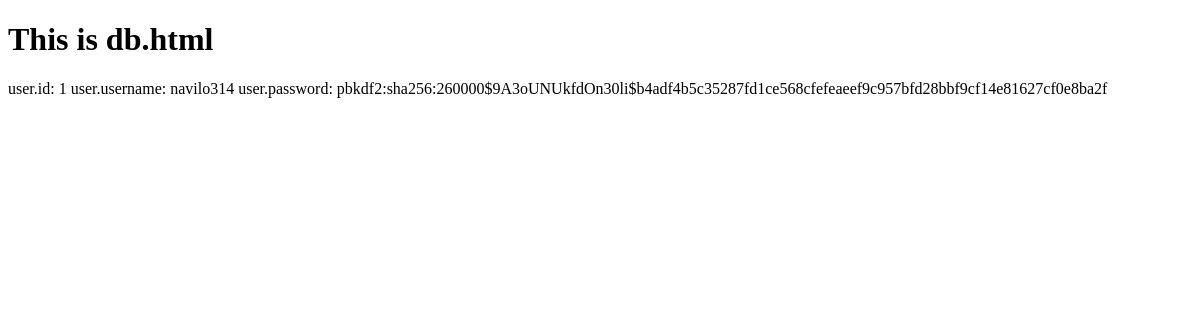
Before: /viewDB with the older database file.
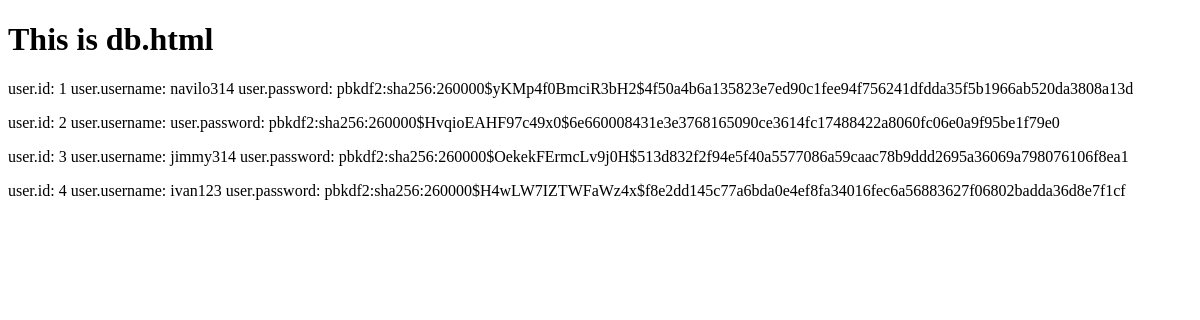
After: the same page with the newer database file.
### newlab3.py (models this page shows, shortened)
class User(db.Model): #class user(class)
    __tablename__="users"
    id = db.Column(db.Integer, primary_key=True)
    username = db.Column(db.String(20))
    password= db.Column(db.String(500))

### newlab3.py (the view)
@app.route("/viewDB")
def viewDB():
    return render_template("db.html",Users=User.query.all())

### templates/db.html (shortened to what this page needs)
{% extends "base.html" %}
  {%block content%}
    <h1> This is db.html </h1>
    {%for user in Users%}
      <p> user.id: {{user.id}} user.username: {{user.username}} user.password: {{user.password}}</p>
    {% endfor %}
  {%endblock%}

### templates/base.html (shortened to what this page needs)
<!DOCTYPE html>
<html lang="en" dir="ltr">
  <head>
  </head>
  <body>
      {%block content%}
      {%endblock%}
  </body>
</html>

Changed rows visible on the page:
changed User "navilo314": password "pbkdf2:sha256:260000$9A3oUNUkfdOn30li$b4adf4b5c35287fd1ce568cfefeaeef9c957bfd28bbf9cf14e81627cf0e8ba2f" → "pbkdf2:sha256:260000$yKMp4f0BmciR3bH2$4f50a4b6a135823e7ed90c1fee94f756241dfdda35f5b1966ab520da3808a13d"
added User: id "2", password "pbkdf2:sha256:260000$HvqioEAHF97c49x0$6e660008431e3e3768165090ce3614fc17488422a8060fc06e0a9f95be1f79e0"
added User: id "3", username "jimmy314", password "pbkdf2:sha256:260000$OekekFErmcLv9j0H$513d832f2f94e5f40a5577086a59caac78b9ddd2695a36069a798076106f8ea1"
added User: id "4", username "ivan123", password "pbkdf2:sha256:260000$H4wLW7IZTWFaWz4x$f8e2dd145c77a6bda0e4ef8fa34016fec6a56883627f06802badda36d8e7f1cf"
